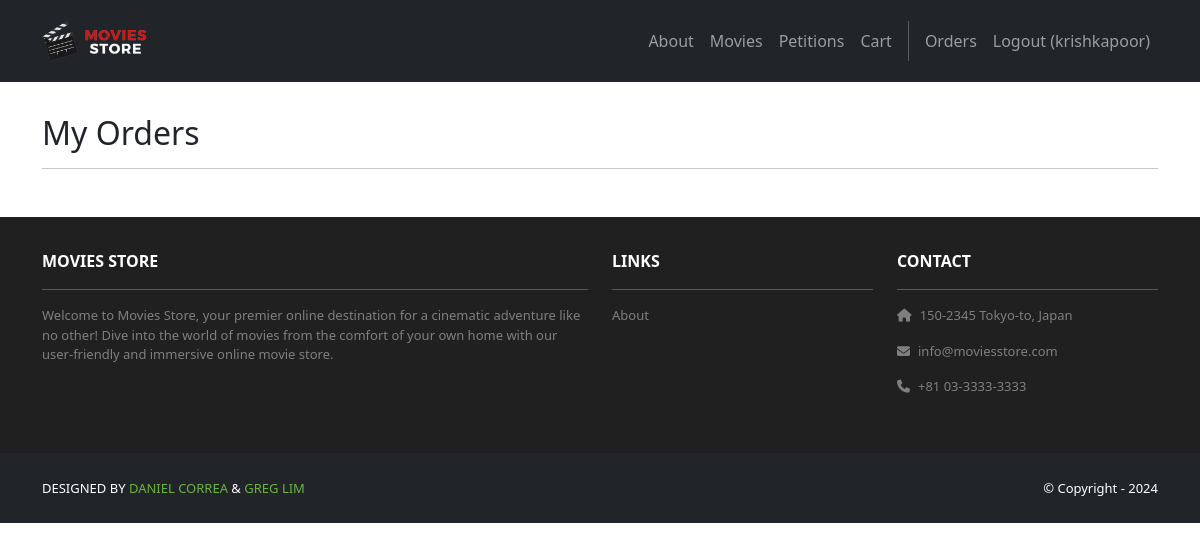
/accounts/orders/ (signed in), run on an earlier commit of the app's database.
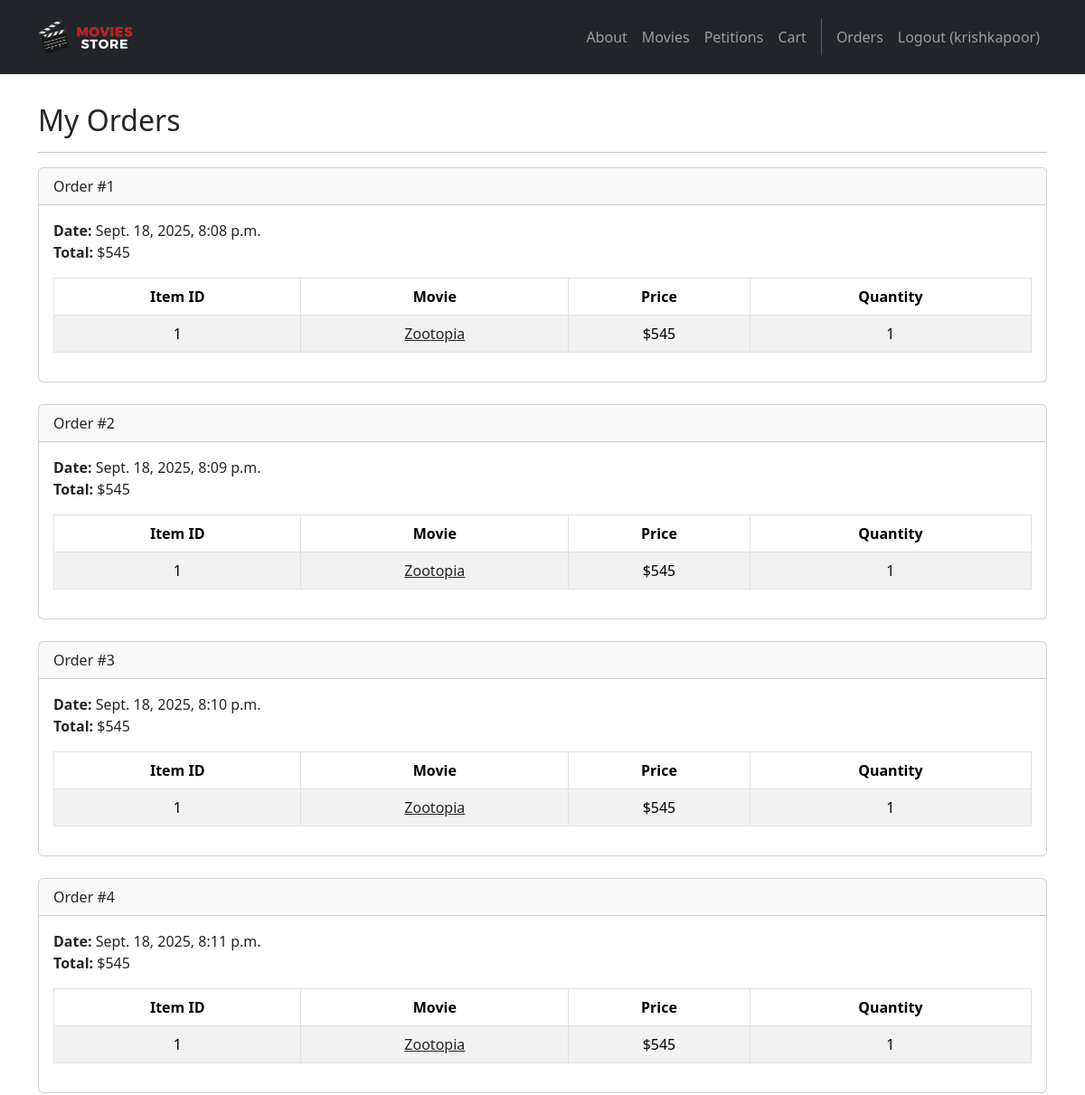
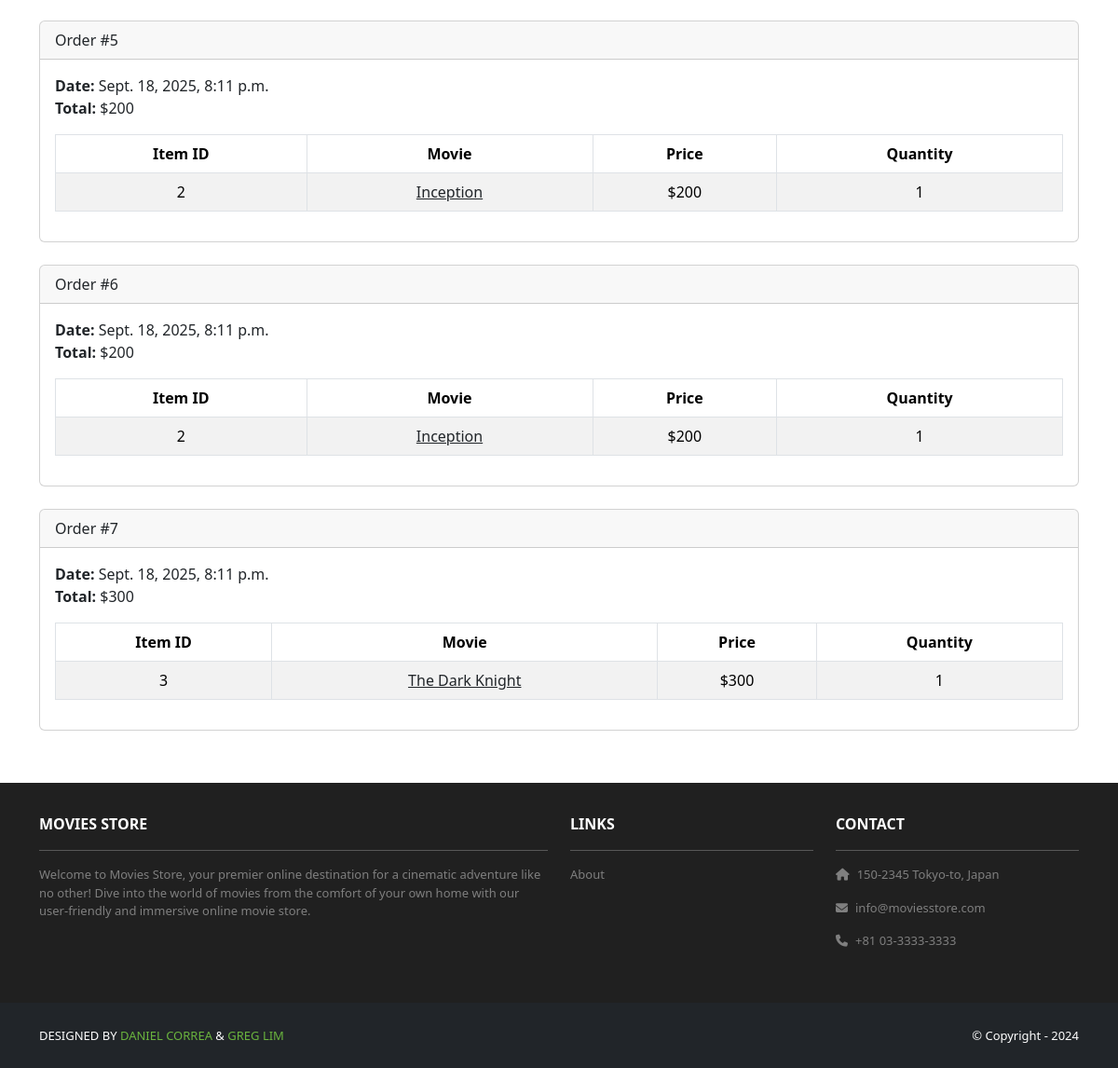
And on a later commit of the database (2 pictures, top to bottom).
### cart/models.py (models this page shows, shortened)
class Order(models.Model):
    id = models.AutoField(primary_key=True)
    total = models.IntegerField()
    date = models.DateTimeField(auto_now_add=True)
    user = models.ForeignKey(User,
        on_delete=models.CASCADE)

class Item(models.Model):
    id = models.AutoField(primary_key=True)
    price = models.IntegerField()
    quantity = models.IntegerField()
    order = models.ForeignKey(Order,
        on_delete=models.CASCADE)
    movie = models.ForeignKey(Movie,
        on_delete=models.CASCADE)

### movies/models.py (models this page shows, shortened)
class Movie(models.Model):
    id = models.AutoField(primary_key=True)
    name = models.CharField(max_length=255)
    price = models.IntegerField()
    description = models.TextField()
    image = models.ImageField(upload_to='movie_images/')

### accounts/views.py (the view)
# urls.py: path('orders/', views.orders, name='accounts.orders'),
@login_required
def orders(request):
    template_data = {}
    template_data['title'] = 'Orders'
    template_data['orders'] = request.user.order_set.all()
    return render(request, 'accounts/orders.html',
        {'template_data': template_data})

### accounts/templates/accounts/orders.html
{% extends 'base.html' %}
{% block content %}
<div class="p-3">
  <div class="container">
    <div class="row mt-3">
      <div class="col mx-auto mb-3">
        <h2>My Orders</h2>
        <hr />
        {% for order in template_data.orders %}
        <div class="card mb-4">
          <div class="card-header">
            Order #{{ order.id }}
          </div>
          <div class="card-body">
            <b>Date:</b> {{ order.date }}<br />
            <b>Total:</b> ${{ order.total }}<br />
            <table class="table table-bordered table-striped text-center mt-3">
              <thead>
                <tr>
                  <th scope="col">Item ID</th>
                  <th scope="col">Movie</th>
                  <th scope="col">Price</th>
                  <th scope="col">Quantity</th>
                </tr>
              </thead>
              <tbody>
                {% for item in order.item_set.all %}
                <tr>
                  <td>{{ item.movie.id }}</td>
                  <td>
                    <a class="link-dark" href="{% url 'movies.show' id=item.movie.id %}">
                      {{ item.movie.name }}
                    </a>
                  </td>
                  <td>${{ item.movie.price }}</td>
                  <td>{{ item.quantity }}</td>
                </tr>
                {% endfor %}
              </tbody>
            </table>
          </div>
        </div>
        {% endfor %}
      </div>
    </div>
  </div>
</div>
{% endblock content %}

What changed in the data, as far as the page shows it:
added Order: id "1", date "Sept. 18, 2025, 8:08 p.m.", total "545"
added Item: movie.id "1", movie.name "Zootopia", movie.price "545", quantity "1"
added Order: id "2", date "Sept. 18, 2025, 8:09 p.m.", total "545"
added Item: movie.id "1", movie.name "Zootopia", movie.price "545", quantity "1", shown under "2"
added Order: id "3", date "Sept. 18, 2025, 8:10 p.m.", total "545"
added Item: movie.id "1", movie.name "Zootopia", movie.price "545", quantity "1", shown under "3"
added Order: id "4", date "Sept. 18, 2025, 8:11 p.m.", total "545"
added Item: movie.id "1", movie.name "Zootopia", movie.price "545", quantity "1", shown under "4"
added Order: id "5", date "Sept. 18, 2025, 8:11 p.m.", total "200"
added Item: movie.id "2", movie.name "Inception", movie.price "200", quantity "1", shown under "5"
added Order: id "6", date "Sept. 18, 2025, 8:11 p.m.", total "200"
added Item: movie.id "2", movie.name "Inception", movie.price "200", quantity "1", shown under "6"
added Order: id "7", date "Sept. 18, 2025, 8:11 p.m.", total "300"
added Item: movie.id "3", movie.name "The Dark Knight", movie.price "300", quantity "1", shown under "7"
